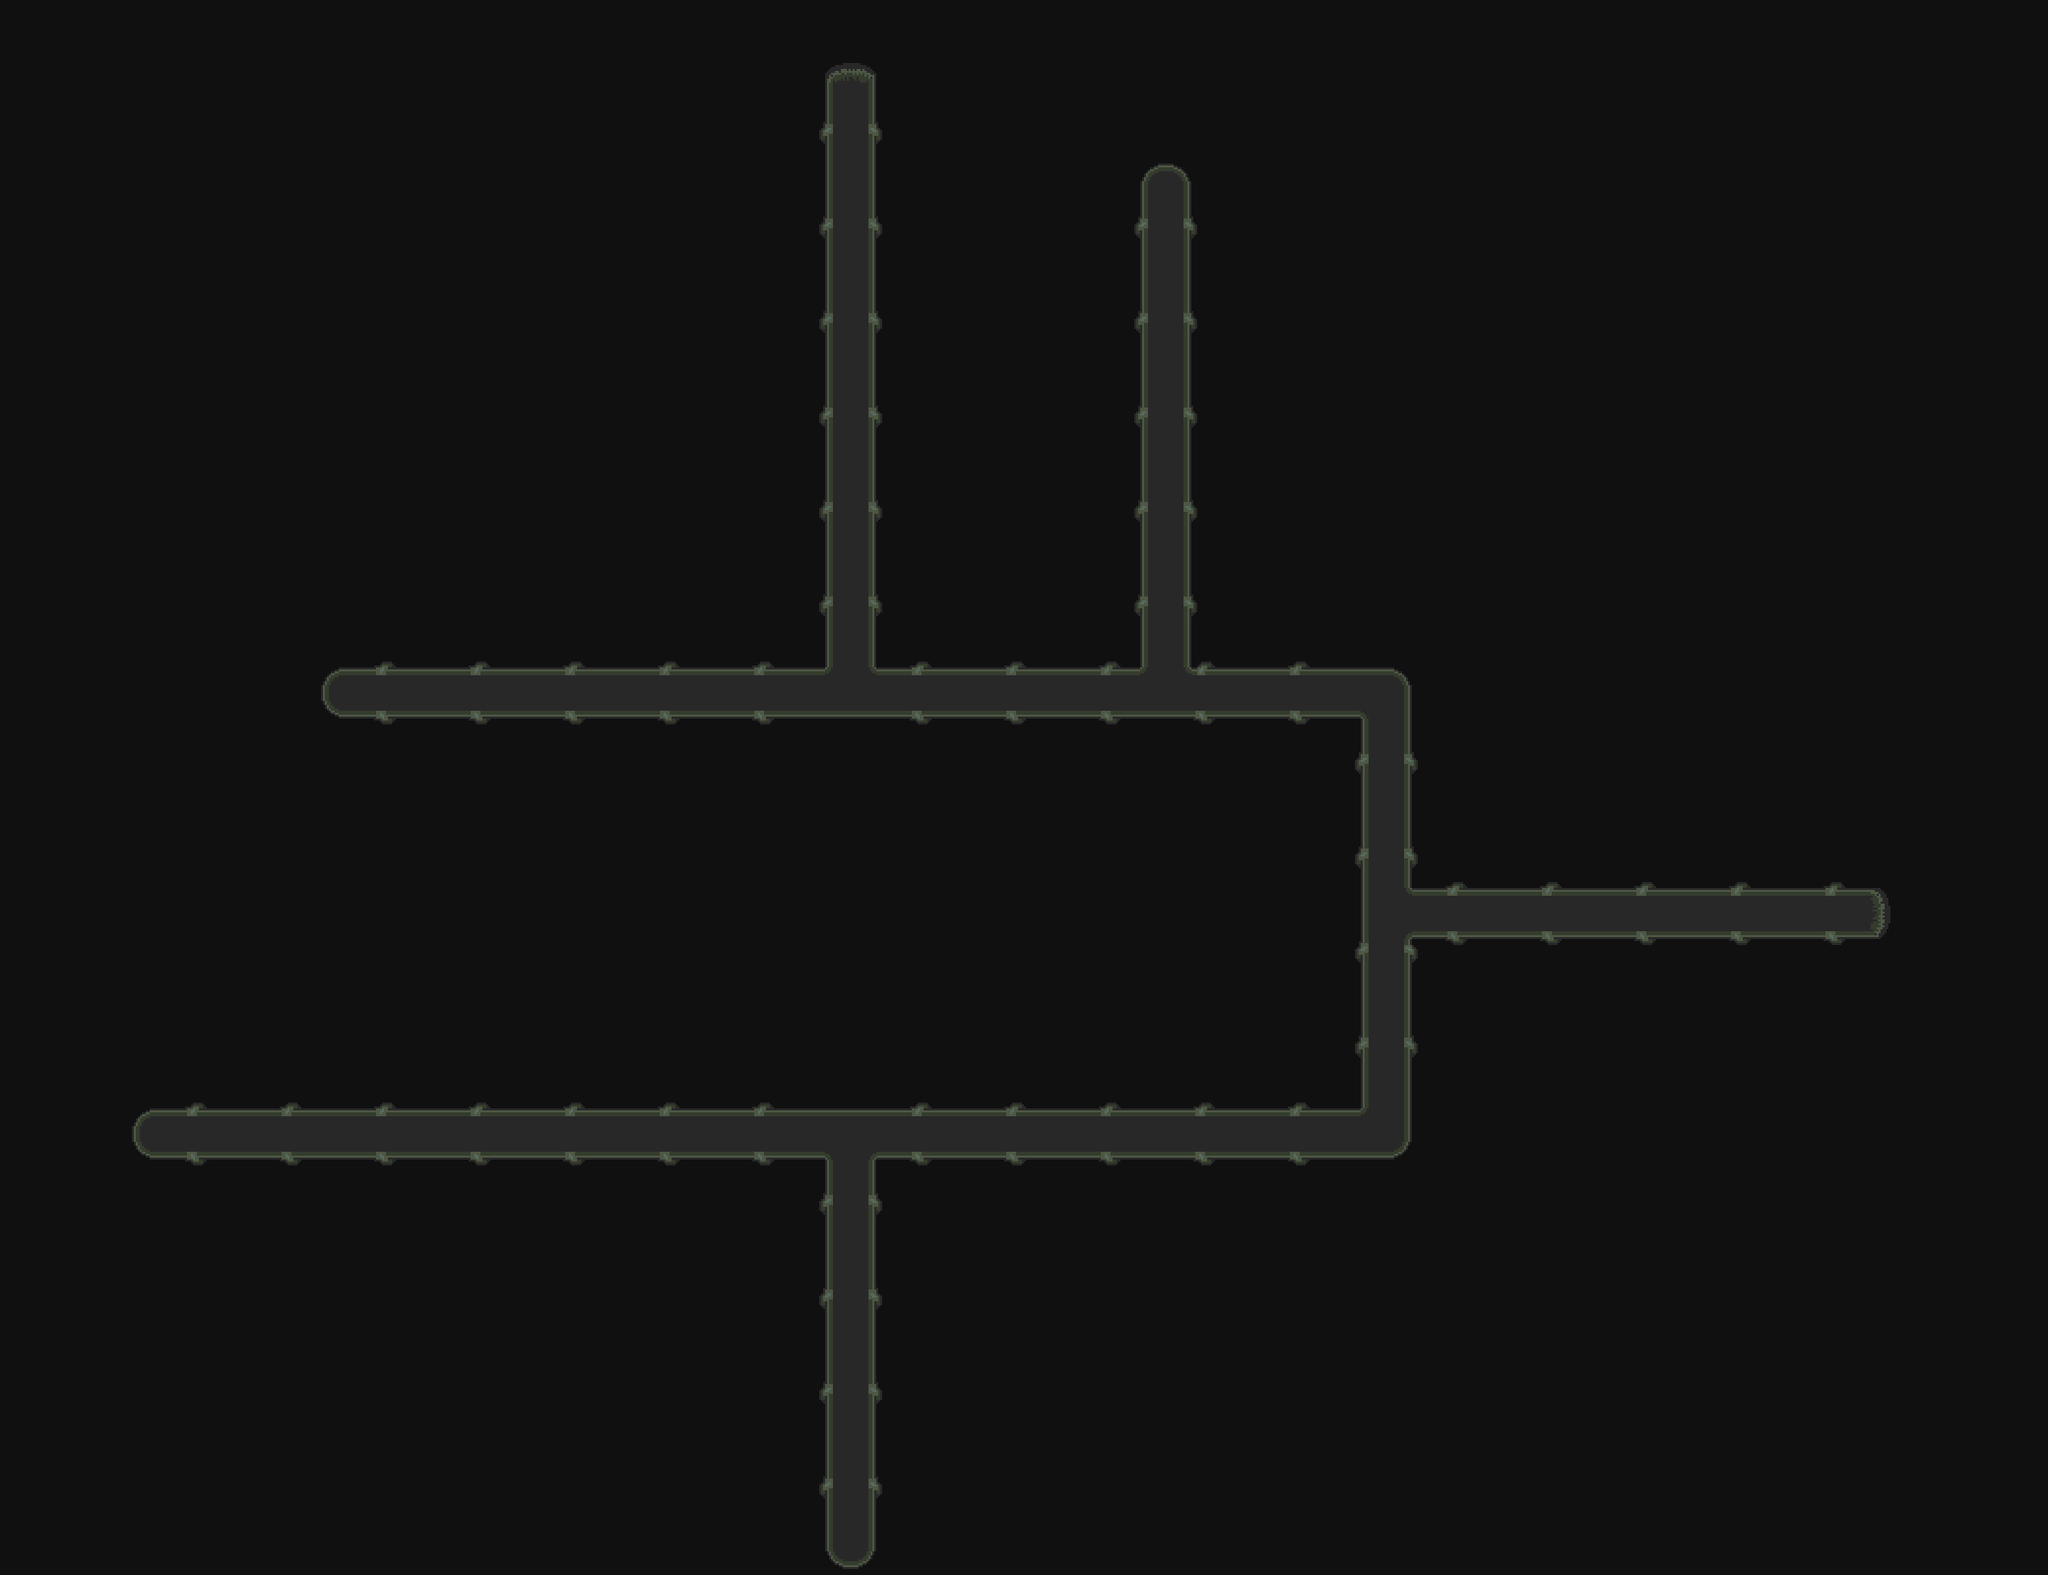

A level layout from a 2D game, rendered from its tile map. Below: a short description, then the map file with tile-grid data replaced by summaries:
An orthogonal 65x50 tile map with 32x32 px tiles, 2 tile layers (ground, above), 2 hidden layers not drawn, 3 tilesets and 4 objects (2x SceneEdge, Player, Chest).

<map version="1.0" tiledversion="1.1.5" orientation="orthogonal" renderorder="right-down" width="65" height="50" tilewidth="32" tileheight="32" infinite="0" nextobjectid="83">
 <properties>
  <property name="battlebg" type="file" value="../art/backgrounds/datacenter1f.png" />
  <property name="regionName" value="Robotropolis" />
  <property name="sectorName" value="Swatbot Factory" />
 </properties>
 <tileset firstgid="1" source="datacenter_interior.tsx" />
 <tileset firstgid="1191" source="robotropolis.tsx" />
 <tileset firstgid="4691" source="tunnel.tsx" />
 <layer name="ground" width="65" height="50">
  <data>[3250 cells, 3250 non-empty, 1 distinct tile ids]</data>
 </layer>
 <layer name="above" width="65" height="50">
  <data>[3250 cells, 302 non-empty, 29 distinct tile ids]</data>
 </layer>
 <objectgroup name="objects">
  <object id="2" name="Spawn 1" type="Player" gid="1227" x="832" y="1568" width="64" height="64">
   <properties>
    <property name="orientation" value="up" />
    <property name="strictLocation" type="bool" value="true" />
   </properties>
  </object>
  <object id="77" name="Exit2" type="SceneEdge" gid="1227" x="832" y="128" width="64" height="64">
   <properties>
    <property name="align" value="bottom_left" />
    <property name="ghost" type="bool" value="true" />
    <property name="key" value="up" />
    <property name="orientation" value="down" />
    <property name="scene" type="file" value="factoryfloor2.lua" />
    <property name="spawn_point" value="Exit" />
    <property name="strictLocation" type="bool" value="true" />
   </properties>
  </object>
  <object id="80" name="Chest1" type="Chest" gid="3501" x="160" y="1184" width="64" height="64">
   <properties>
    <property name="ThickGloves" type="int" value="1" />
    <property name="sprite" type="file" value="../art/sprites/chest.png" />
   </properties>
  </object>
  <object id="81" name="Exit1" type="SceneEdge" gid="1227" x="832" y="1600" width="64" height="32">
   <properties>
    <property name="align" value="bottom_left" />
    <property name="ghost" type="bool" value="true" />
    <property name="key" value="down" />
    <property name="orientation" value="up" />
    <property name="scene" type="file" value="factoryfloor.lua" />
    <property name="spawn_point" value="Exit2" />
    <property name="strictLocation" type="bool" value="true" />
   </properties>
  </object>
 </objectgroup>
 <layer name="Collision" width="65" height="50" visible="0">
  <data>[3250 cells, 249 non-empty, 1 distinct tile ids]</data>
 </layer>
 <layer name="BunnyExtCollision" width="65" height="50" visible="0">
  <data>[3250 cells, 0 non-empty, 0 distinct tile ids]</data>
 </layer>
</map>
